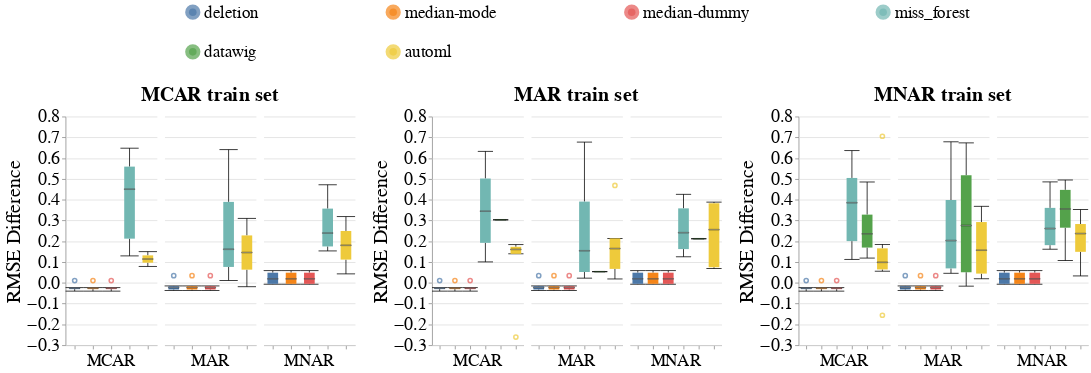

This figure's notebook cell:
### Markdown cell above
### Disparity Metrics

### Code cell
# Numerical
create_box_plots_for_diff_imputers(dataset_name=DATASET_NAME,
                                   column_name='campaign',
                                   metric_name='rmse',
                                   group=SENSITIVE_ATTR_FOR_DISPARITY_METRICS,
                                   db_client=db_client)
